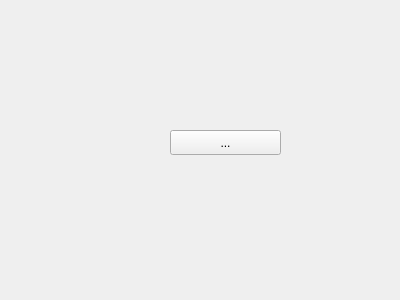
<?xml version="1.0" encoding="UTF-8"?>
<ui version="4.0">
 <class>Form</class>
 <widget class="QWidget" name="Form">
  <property name="geometry">
   <rect>
    <x>0</x>
    <y>0</y>
    <width>400</width>
    <height>300</height>
   </rect>
  </property>
  <property name="windowTitle">
   <string>Form</string>
  </property>
  <widget class="QToolButton" name="toolButton">
   <property name="geometry">
    <rect>
     <x>170</x>
     <y>130</y>
     <width>111</width>
     <height>25</height>
    </rect>
   </property>
   <property name="text">
    <string>...</string>
   </property>
  </widget>
 </widget>
 <resources/>
 <connections/>
</ui>
